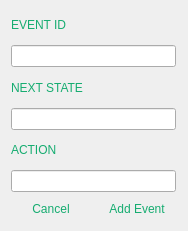
   <widget class="QWidget" name="widget_event_options" native="true">
    <property name="geometry">
     <rect>
      <x>540</x>
      <y>350</y>
      <width>187</width>
      <height>231</height>
     </rect>
    </property>
    <layout class="QVBoxLayout" name="verticalLayout_30">
     <item>
      <layout class="QVBoxLayout" name="verticalLayout_29">
       <property name="sizeConstraint">
        <enum>QLayout::SetFixedSize</enum>
       </property>
       <item>
        <layout class="QVBoxLayout" name="verticalLayout_26">
         <property name="sizeConstraint">
          <enum>QLayout::SetFixedSize</enum>
         </property>
         <item>
          <widget class="QLabel" name="l_EVENT">
           <property name="styleSheet">
            <string notr="true">font: 12pt &quot;Segoe UI&quot;;
color:  rgb(21, 172, 112);</string>
           </property>
           <property name="text">
            <string>EVENT ID</string>
           </property>
          </widget>
         </item>
         <item>
          <widget class="QLineEdit" name="le_event_ID_name">
           <property name="maximumSize">
            <size>
             <width>165</width>
             <height>16777215</height>
            </size>
           </property>
           <property name="styleSheet">
            <string notr="true">font: 10pt &quot;Segoe UI&quot;;
color: rgb(255, 245, 242);</string>
           </property>
          </widget>
         </item>
        </layout>
       </item>
       <item>
        <layout class="QVBoxLayout" name="verticalLayout_27">
         <property name="sizeConstraint">
          <enum>QLayout::SetFixedSize</enum>
         </property>
         <item>
          <widget class="QLabel" name="l_NEXT_STATE">
           <property name="styleSheet">
            <string notr="true">font: 12pt &quot;Segoe UI&quot;;
color:  rgb(21, 172, 112);</string>
           </property>
           <property name="text">
            <string>NEXT STATE</string>
           </property>
          </widget>
         </item>
         <item>
          <widget class="QLineEdit" name="le_next_state_name">
           <property name="maximumSize">
            <size>
             <width>165</width>
             <height>16777215</height>
            </size>
           </property>
           <property name="styleSheet">
            <string notr="true">font: 10pt &quot;Segoe UI&quot;;
color: rgb(255, 245, 242);</string>
           </property>
          </widget>
         </item>
        </layout>
       </item>
       <item>
        <layout class="QVBoxLayout" name="verticalLayout_28">
         <property name="sizeConstraint">
          <enum>QLayout::SetFixedSize</enum>
         </property>
         <item>
          <widget class="QLabel" name="l_ACTION">
           <property name="styleSheet">
            <string notr="true">font: 12pt &quot;Segoe UI&quot;;
color:  rgb(21, 172, 112);</string>
           </property>
           <property name="text">
            <string>ACTION</string>
           </property>
          </widget>
         </item>
         <item>
          <widget class="QLineEdit" name="le_action_name">
           <property name="minimumSize">
            <size>
             <width>165</width>
             <height>0</height>
            </size>
           </property>
           <property name="maximumSize">
            <size>
             <width>165</width>
             <height>16777215</height>
            </size>
           </property>
           <property name="styleSheet">
            <string notr="true">font: 10pt &quot;Segoe UI&quot;;
color: rgb(255, 245, 242);</string>
           </property>
          </widget>
         </item>
        </layout>
       </item>
      </layout>
     </item>
     <item>
      <layout class="QHBoxLayout" name="horizontalLayout_10">
       <item>
        <widget class="QPushButton" name="pb_cancel_add_event">
         <property name="cursor">
          <cursorShape>PointingHandCursor</cursorShape>
         </property>
         <property name="styleSheet">
          <string notr="true">font: 12pt &quot;Segoe UI&quot;;
color:  rgb(21, 172, 112);</string>
         </property>
         <property name="text">
          <string>Cancel</string>
         </property>
         <property name="flat">
          <bool>true</bool>
         </property>
        </widget>
       </item>
       <item>
        <widget class="QPushButton" name="pb_add_event">
         <property name="cursor">
          <cursorShape>PointingHandCursor</cursorShape>
         </property>
         <property name="styleSheet">
          <string notr="true">font: 12pt &quot;Segoe UI&quot;;
color:  rgb(21, 172, 112);</string>
         </property>
         <property name="text">
          <string>Add Event</string>
         </property>
         <property name="flat">
          <bool>true</bool>
         </property>
        </widget>
       </item>
      </layout>
     </item>
    </layout>
   </widget>
